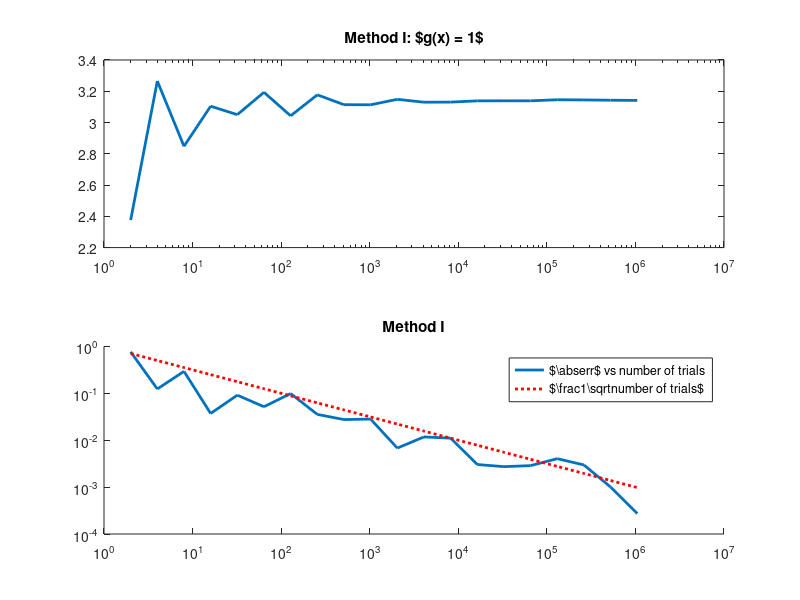
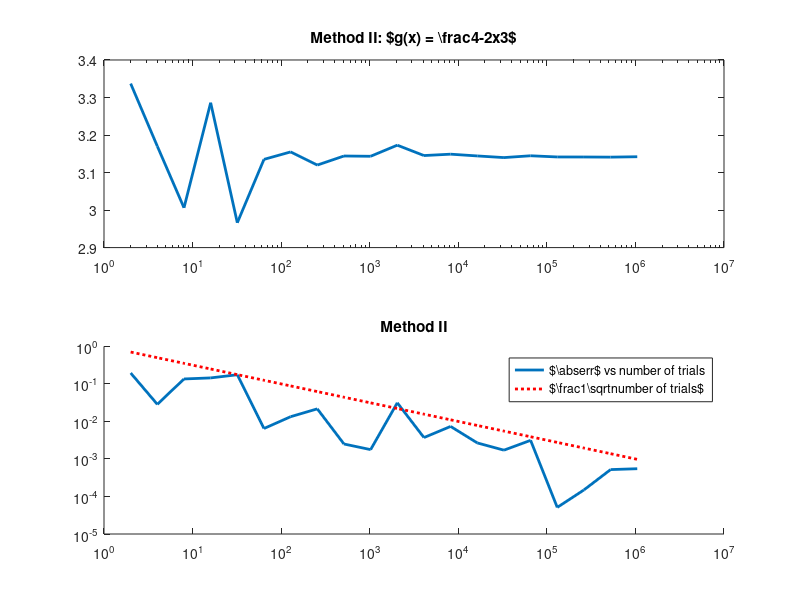
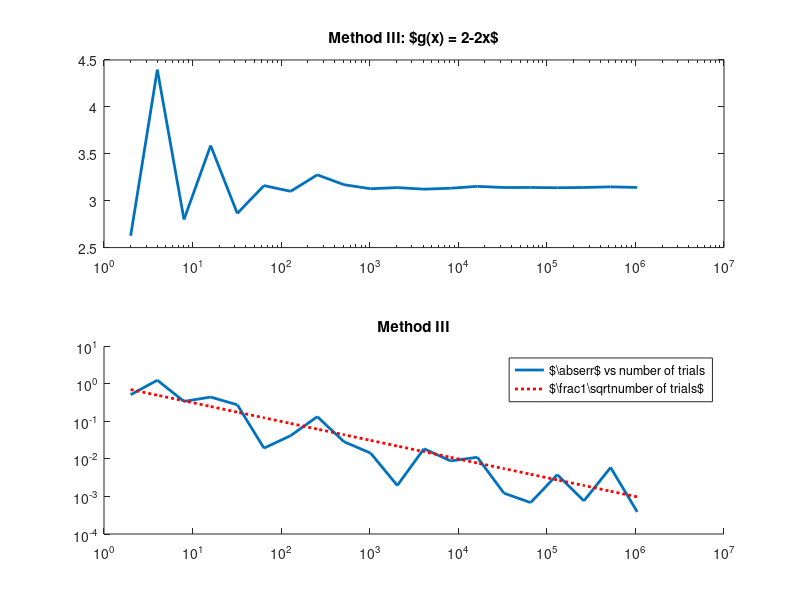

These figures' MATLAB source, in order: (Note: this script raises an error after producing the figures.)
clear;
close all;
function I = repI(i)
	I = [];
	for j = 1:i
			I = [I,'I'];
	end
end

nTrials=2.^(1:20); m=length(nTrials);

vEst = cell(3,1);
for i = 1:3
	vEst{i} = zeros(1,m);
end

rand('state',0);
for i=1:m
	n=nTrials(i);
	x = rand(1,n);
	vEst{1}(i) = sum(4*sqrt(1-x.^2))/n;
	x = -sqrt(4 - 3*rand(1,n)) + 2;
	vEst{2}(i) = sum(12*sqrt(1-x.^2)./(4-2*x))/n;
	x = -sqrt(1 - rand(1,n)) + 1;
	vEst{3}(i) = sum(4*sqrt(1-x.^2)./(2-2*x))/n;
end

err = cell(3,1);
for i = 1:3
	err{i} = abs(vEst{i} - pi);
end

equation = cell(3,1);
equation{1} = '$g(x) = 1$';
equation{2} = '$g(x) = \frac{4-2x}{3}$';
equation{3} = '$g(x) = 2-2x$';

for i = 1:3
	the_plot = figure(i);
	subplot(2,1,1);
	semilogx(nTrials,vEst{i}, 'LineWidth', 2);
	title(['Method ',repI(i),': ', equation{i}]);

	subplot(2,1,2);
	hold on;
	loglog(nTrials, err{i}, 'LineWidth', 2);
	loglog(nTrials, 1./sqrt(nTrials),'r:','LineWidth', 2);
	title(['Method ', repI(i)])
	legend('$\abs{err}$ vs number of trials','$\frac{1}{\sqrt{number of trials}}$');

	print(the_plot,['Method_',repI(i),'.tex'],'-S500,450','-dtex')
end

err_plot = figure(4);
err_diff = cell2mat(err).*sqrt(nTrials)
boxplot(err_diff, equation);
